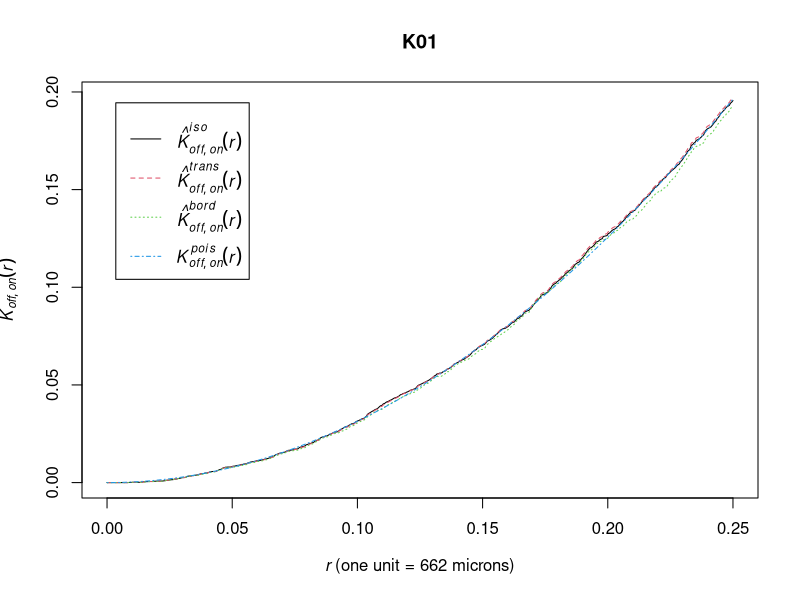

This chart was generated by the following R code:
library(spatstat)


### Name: Kcross
### Title: Multitype K Function (Cross-type)
### Aliases: Kcross
### Keywords: spatial nonparametric

### ** Examples

    # amacrine cells data
    K01 <- Kcross(amacrine, "off", "on") 
    plot(K01)

    ## Don't show: 
    K01 <- Kcross(amacrine, "off", "on", ratio=TRUE) 
    
## End(Don't show)
    ## Not run: 
##D     K10 <- Kcross(amacrine, "on", "off")
##D 
##D     # synthetic example: point pattern with marks 0 and 1
##D     pp <- runifpoispp(50)
##D     pp <- pp %mark% factor(sample(0:1, npoints(pp), replace=TRUE))
##D     K <- Kcross(pp, "0", "1")
##D     K <- Kcross(pp, 0, 1) # equivalent
##D     
## End(Not run)
